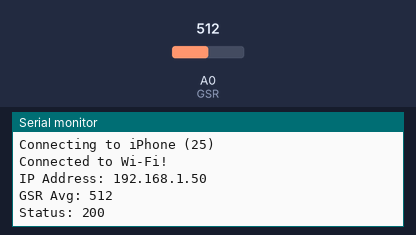
Simulated run of this sketch. Board: Arduino Uno R4 WiFi. Parts: the last lines printed to the serial monitor. Inputs (shaded band) come from the test bench; at power-on: A0 (GSR) = 512. WiFi joins after 1.5 s; servers stay silent unless stated; uploads are accepted with an empty reply.

Above: at 2.7 s.
2.8 s: A0 (GSR) set to 716
At 2.96 s:
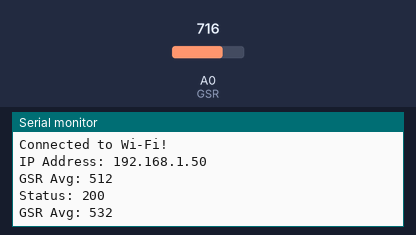
4.3 s: A0 (GSR) set to 900
At 5.1 s:
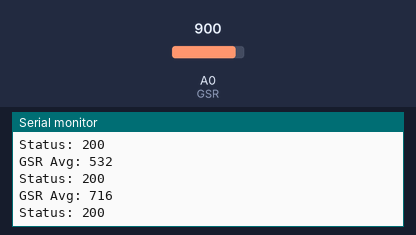
Timing chart, 0 to 7.3 s (numbered marks = the images above; inputs shaded):
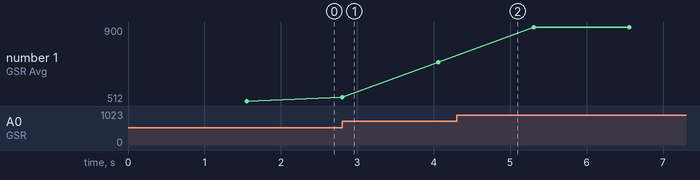

The sketch:

hotspot_gsr.ino
```cpp
#include <WiFiS3.h>
#include <ArduinoHttpClient.h>

// THESE 3 NEED TO BE CHANGED PER LAPTOP AND PER PHONE HOTSPOT

const char* ssid = "iPhone (25)";               // your hotspot name
const char* password = "ghskblwzda9s";   // your hotspot password

// run `ipconfig` in cmd, its the IPv4 address under the Wireless LAN adapter Wi-Fi
const char* serverAddress = "LAPTOP_IP"; // your laptop's IP
// Abril: "172.20.10.2"
// Alizee HP: "172.20.10.4"


const int serverPort = 5000;

const int GSR = A0;
int sensorValue = 0;
int gsr_average = 0;
WiFiClient wifi;
HttpClient client = HttpClient(wifi, serverAddress, serverPort);
void setup() {
  Serial.begin(9600);
  while (!Serial);
  Serial.print("Connecting to ");
  Serial.println(ssid);
  int status = WiFi.begin(ssid, password);
  while (status != WL_CONNECTED) {
    delay(1000);
    Serial.print(".");
    status = WiFi.status();
  }


  Serial.println("\nConnected to Wi-Fi!");
  Serial.print("IP Address: ");
  Serial.println(WiFi.localIP());
}


void loop() {
  // Read and average GSR sensor
  long sum = 0;
  for (int i = 0; i < 10; i++) {
    sensorValue = analogRead(GSR);
    sum += sensorValue;
    delay(5);
  }
  gsr_average = sum / 10;


  // Show in Serial Monitor
  Serial.print("GSR Avg: ");
  Serial.println(gsr_average);


  // Prepare JSON string
  String json = "{\"gsr\":" + String(gsr_average) + "}";


  // Send HTTP POST to Flask server
  client.beginRequest();
  client.post("/update");
  client.sendHeader("Content-Type", "application/json");
  client.sendHeader("Content-Length", json.length());
  client.beginBody();
  client.print(json);
  client.endRequest();


  int statusCode = client.responseStatusCode();
  String response = client.responseBody();
  Serial.print("Status: ");
  Serial.println(statusCode);


  delay(1000); // Send once per second
}
```

Measured:
- after the input at 2.8 s, the serial monitor: prints a new line at once (image 1)
- plotted number 1: 512 → 716 after the input at 2.8 s, 716 → 900 after the input at 4.3 s
